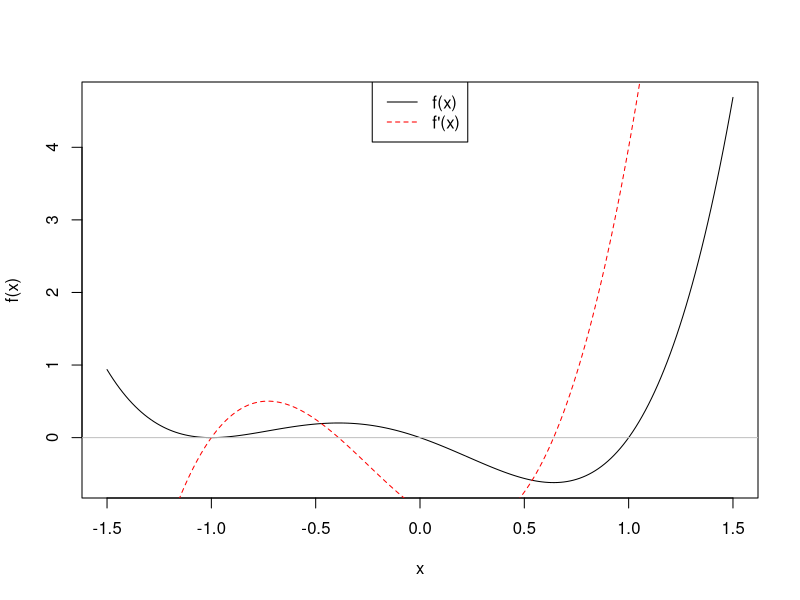

Write the R code that produced this figure.
## ---- chunk 1
#| message: false
#| warning: false
#| include: false

knitr::opts_chunk$set(
  fig.align = "center", fig.retina = 2, dpi = 150,
  out.width = "100%"
)

library(tidyverse)
ggplot2::theme_set(ggplot2::theme_bw())

options(width = 70)
## ---- chunk 2
set.seed(42)
n = 200
d = tibble(
  x1 = rnorm(n),
  x2 = rnorm(n),
  x3 = rnorm(n),
  x4 = rnorm(n),
  x5 = rnorm(n),
  y = 3 + 2*x1 - 1.5*x2 + 0*x3 + 0.1*x4 + 0*x5 + rnorm(n)
)
## ---- chunk 3
X = model.matrix(y ~ ., data = d)

rss = function(beta) {
  sum((d$y - X %*% beta)^2)
}
## ---- chunk 4
res_ols = optim(
  rep(0, 6), rss, method = "BFGS"
)
res_ols
## ---- chunk 5
coef(lm(y ~ ., data = d))
## ---- chunk 6
lasso_obj = function(beta, lambda) {
  sum((d$y - X %*% beta)^2) + lambda * sum(abs(beta[-1]))
}
## ---- chunk 7
fit_lasso = function(lambda) {
  res = optim(rep(0, 6), lasso_obj, lambda = lambda, method = "Nelder-Mead",
              control = list(maxit = 10000))
  setNames(res$par, colnames(X))
}
## ---- chunk 8
rbind(
  "OLS"           = coef(lm(y ~ ., data = d)),
  "Lasso (λ=10)"  = fit_lasso(10),
  "Lasso (λ=50)"  = fit_lasso(50),
  "Lasso (λ=100)" = fit_lasso(100),
  "Truth"         = c(3, 2, -1.5, 0, 0.1, 0)
) |> round(3)
## ---- chunk 9
set.seed(1234)
x = rnorm(100, mean = -3.2, sd = 1.25)
c(mean = mean(x), sd = sd(x))
## ---- chunk 10
nll_norm = function(theta) {
  -sum(dnorm(x, mean = theta[1],
             sd = theta[2], log = TRUE))
}
## ---- chunk 11
nll_norm(c(0, 1))
nll_norm(c(-3, 1))
nll_norm(c(-3.2, 1.25))
## ---- chunk 12
optim(c(0, 1), nll_norm, method = "BFGS")
## ---- chunk 13
set.seed(5678)
x_gam = rgamma(200, shape = 3, rate = 2)
c(mean = mean(x_gam), var = var(x_gam))
## ---- chunk 14
nll_gamma = function(theta) {
  -sum(dgamma(x_gam, shape = theta[1],
              rate = theta[2], log = TRUE))
}
## ---- chunk 15
optim(
  c(1, 1), nll_gamma, method = "BFGS"
)
## ---- chunk 16
set.seed(9012)
x_beta = rbeta(200, shape1 = 2, shape2 = 5)
c(mean = mean(x_beta), var = var(x_beta))
## ---- chunk 17
nll_beta = function(theta) {
  -sum(dbeta(x_beta, shape1 = theta[1],
             shape2 = theta[2], log = TRUE))
}
## ---- chunk 18
optim(
  c(1, 1), nll_beta, method = "BFGS"
)
## ---- chunk 19
dnorm(0, mean = 0, sd = -1, log = TRUE)
dgamma(1, shape = -1, rate = 1, log = TRUE)
## ---- chunk 20
nll_norm_reparam = function(theta) {
  -sum(dnorm(
    x, mean = theta[1],
    sd = exp(theta[2]), log = TRUE
  ))
}
## ---- chunk 21
res = optim(
  c(0, log(1)), nll_norm_reparam,
  method = "BFGS"
)
res
## ---- chunk 22
c(mu = res$par[1], sigma = exp(res$par[2]))
## ---- chunk 23
nll_gamma_reparam = function(theta) {
  -sum(dgamma(
    x_gam,
    shape = exp(theta[1]),
    rate = exp(theta[2]),
    log = TRUE
  ))
}
## ---- chunk 24
res_gam = optim(
  c(0, 0), nll_gamma_reparam,
  method = "BFGS"
)
exp(res_gam$par)
## ---- chunk 25
optim(
  c(0, 1), nll_norm,
  method = "L-BFGS-B",
  lower = c(-Inf, 1e-6),
  upper = c(Inf, Inf)
)
## ---- chunk 26
optim(
  c(1, 1), nll_gamma,
  method = "L-BFGS-B",
  lower = c(1e-6, 1e-6),
  upper = c(Inf, Inf)
)
## ---- chunk 27
D(expression(x^2), "x")
D(expression(sin(x) * cos(y)), "x")
D(expression(sin(x) * cos(y)), "y")
## ---- chunk 28
D(expression(x^2 + 3*x*y + y^2), "x")
D(expression(x^2 + 3*x*y + y^2), "y")
## ---- chunk 29
df_dx = D(expression(x^4 + x^3 - x^2 - x), "x")
df_dx
## ---- chunk 30
eval(df_dx, list(x = 0))
eval(df_dx, list(x = 1))
## ---- chunk 31
x = seq(-1.5, 1.5, length.out = 201)
plot(x, x^4 + x^3 - x^2 - x, type = "l", ylab = "f(x)")
lines(x, eval(df_dx, list(x = x)), col = "red", lty = 2)
abline(h = 0, col = "grey")
legend("top", c("f(x)", "f'(x)"), col = c("black", "red"), lty = c(1, 2))
## ---- chunk 32
expr = expression(x^4 + x^3 - x^2 - x)
D(expr, "x")
D(D(expr, "x"), "x")
D(D(D(expr, "x"), "x"), "x")
## ---- chunk 33
f_grad = deriv(
  ~ x^2 + 3*x*y + y^2,
  namevec = c("x", "y"),
  function.arg = TRUE
)
f_grad
## ---- chunk 34
f_grad(x = 1, y = 2)
## ---- chunk 35
res = f_grad(x = 1, y = 2)
## ---- chunk 36
drop(res)
attr(res, "gradient")
## ---- chunk 37
f_all = deriv3(
  ~ x^2 + 3*x*y + y^2,
  namevec = c("x", "y"),
  function.arg = TRUE
)
res = f_all(x = 1, y = 2)
drop(res)
attr(res, "gradient")
attr(res, "hessian")
## ---- chunk 38
rosenbrock = deriv(
  ~ (1 - x)^2 + 100 * (y - x^2)^2,
  namevec = c("x", "y"),
  function.arg = TRUE
)
## ---- chunk 39
fn = function(par) {
  res = rosenbrock(x = par[1], y = par[2])
  drop(res)
}
gr = function(par) {
  res = rosenbrock(x = par[1], y = par[2])
  drop(attr(res, "gradient"))
}
optim(c(-1, 1), fn, gr, method = "BFGS")
